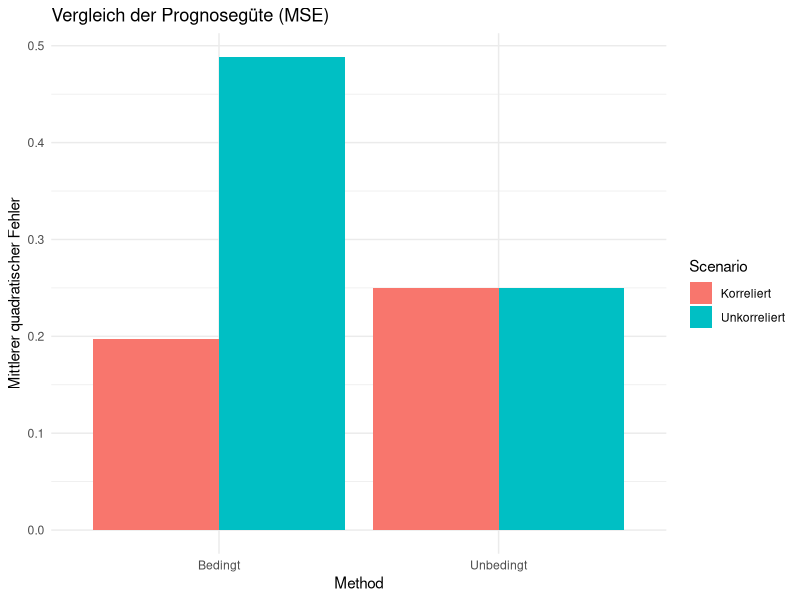
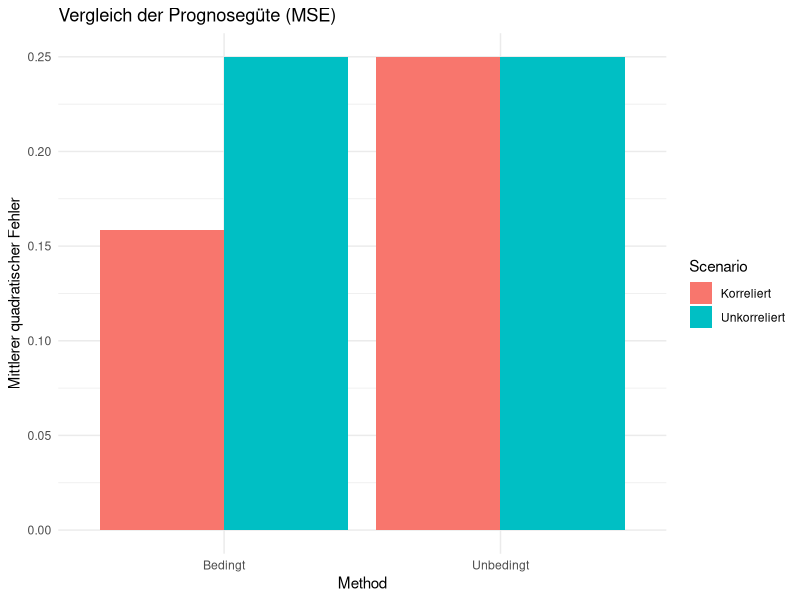

Write the R code that produced these figures, in order.
## ---- chunk 1
# Lade here Paket
library(here)

# Optionen Rendering
knitr::opts_knit$set(root.dir = here())
knitr::opts_chunk$set(echo = TRUE,
                      message = FALSE,
                      warning = FALSE,
                      fig.align = "center",
                      fig.cap = "",
                      fig.height = 5,
                      fig.width = 8)

# Säubere Umgebung
rm(list=ls())

# Verwende "seed" für die Reproduzierbarkeit
set.seed(123)
## ---- chunk 2
n <- 1000

# Unkorrelierte Würfe
fair_flips <- rbinom(n, 1, 0.5)

# Korrelierte Würfe
correlated_flips <- numeric(n)
correlated_flips[1] <- rbinom(1, 1, 0.5)
p_stay <- 0.8

for (i in 2:n) {
  correlated_flips[i] <- ifelse(runif(1) < p_stay, correlated_flips[i-1], 1 - correlated_flips[i-1])
}
## ---- chunk 3
compute_mse_01 <- function(flips) {
  mu_uncond <- mean(flips[-length(flips)])
  forecast_uncond <- rep(mu_uncond, length(flips) - 1)
  forecast_cond <- flips[-length(flips)]
  actual <- flips[-1]

  mse_uncond <- mean((actual - forecast_uncond)^2)
  mse_cond <- mean((actual - forecast_cond)^2)

  return(c(mse_uncond = mse_uncond, mse_cond = mse_cond))
}

mse_fair_01 <- compute_mse_01(fair_flips)
mse_corr_01 <- compute_mse_01(correlated_flips)
## ---- chunk 4
compute_mse_02 <- function(flips) {

  # Unconditional mean forecast
  
  mu_uncond <- mean(flips[-length(flips)])
  forecast_uncond <- rep(mu_uncond, length(flips) - 1)

  # Conditional mean forecast
  
  forecast_cond <- flips[-length(flips)]
  # the conditional mean is calculated without the last observed flip
  forecast_cond_1 <- mean(flips[which(flips[-length(flips)] == 1)+1])
  forecast_cond_0 <- mean(flips[which(flips[-length(flips)] == 0)+1])
  
  forecast_cond <- numeric(n)
  for (i in 2:n) {
    forecast_cond[i] <- ifelse(flips[i-1] == 1, forecast_cond_1, forecast_cond_0)
  }
  
  forecast_cond <- forecast_cond[-1]
  
  actual <- flips[-1]
  
  mse_uncond <- mean((actual - forecast_uncond)^2)
  mse_cond <- mean((actual - forecast_cond)^2)

  
  return(c(mse_uncond = mse_uncond, mse_cond = mse_cond))
}

mse_fair_02 <- compute_mse_02(fair_flips)
mse_corr_02 <- compute_mse_02(correlated_flips)
## ---- chunk 5
mse_fair_01
mse_corr_01
## ---- chunk 6
mse_fair_02
mse_corr_02
## ---- chunk 7
library(ggplot2)
df <- data.frame(
  Scenario = rep(c("Unkorreliert", "Korreliert"), each = 2),
  Method = rep(c("Unbedingt", "Bedingt"), 2),
  MSE = c(mse_fair_01, mse_corr_01)
)

ggplot(df, aes(x = Method, y = MSE, fill = Scenario)) +
  geom_bar(stat = "identity", position = "dodge") +
  labs(title = "Vergleich der Prognosegüte (MSE)",
       y = "Mittlerer quadratischer Fehler") +
  theme_minimal()
## ---- chunk 8
library(ggplot2)
df <- data.frame(
  Scenario = rep(c("Unkorreliert", "Korreliert"), each = 2),
  Method = rep(c("Unbedingt", "Bedingt"), 2),
  MSE = c(mse_fair_02, mse_corr_02)
)

ggplot(df, aes(x = Method, y = MSE, fill = Scenario)) +
  geom_bar(stat = "identity", position = "dodge") +
  labs(title = "Vergleich der Prognosegüte (MSE)",
       y = "Mittlerer quadratischer Fehler") +
  theme_minimal()
